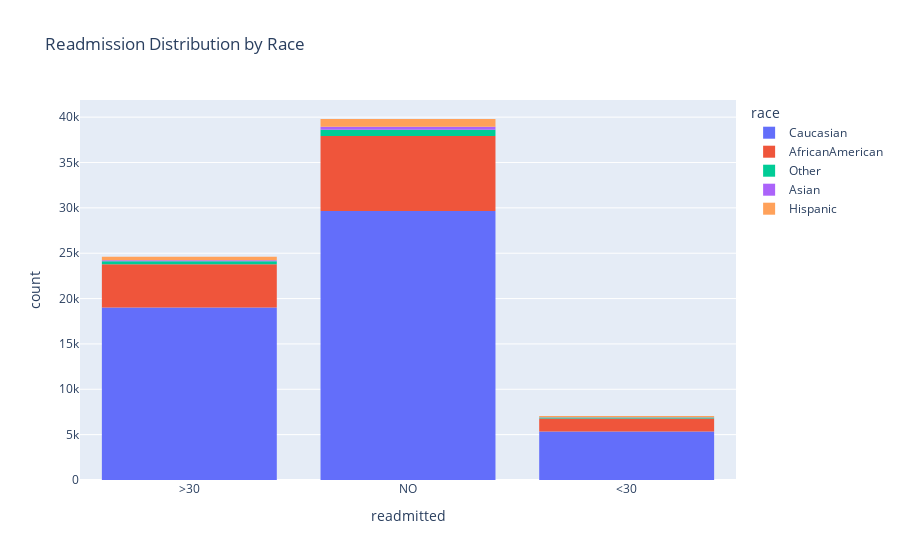
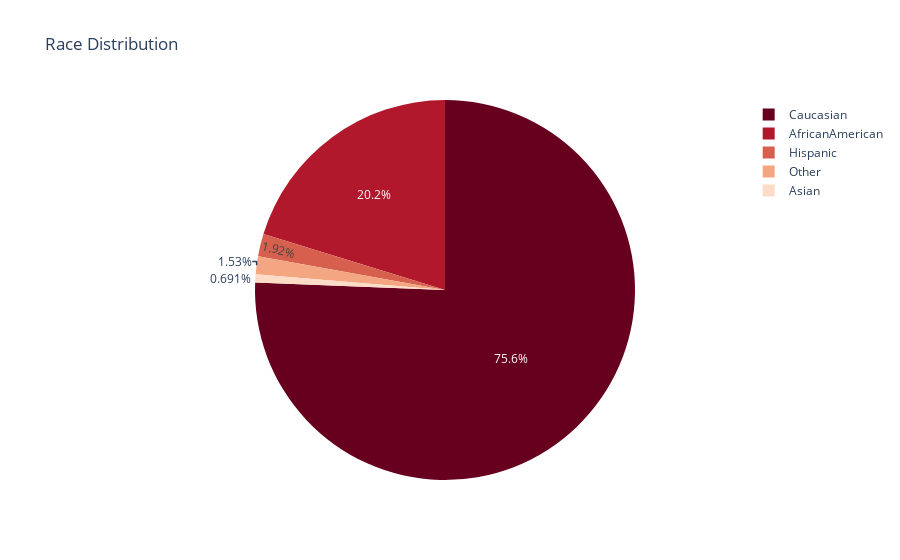
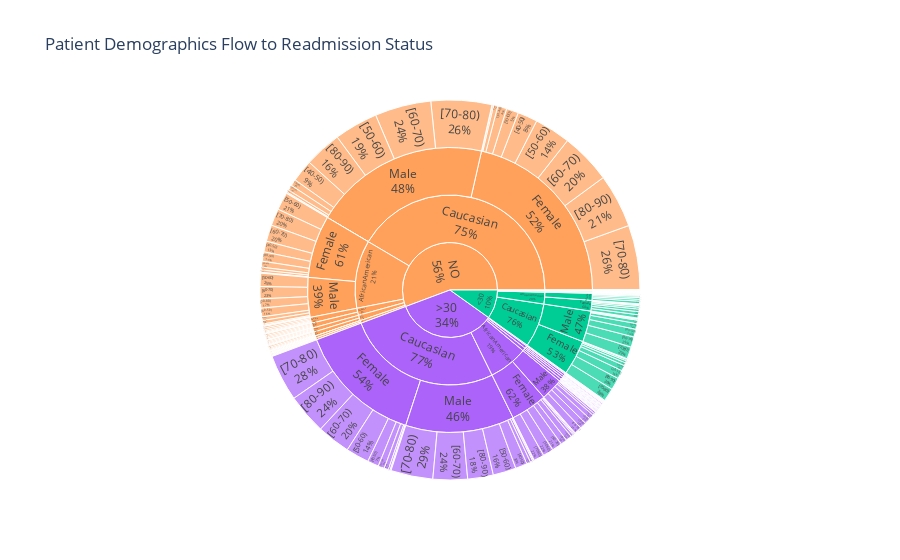

Source (notebook cell) for these figures, in order:
### Code cell
# histogram
import plotly.express as px
fig = px.histogram(df, x='readmitted', nbins=90, color='race', 
                   title='Readmission Distribution by Race')
fig.show()


# pie
fig = px.pie(df, names='race', 
             # pallete
            color_discrete_sequence=px.colors.sequential.RdBu,
            title='Race Distribution')
fig.show()



# Sunburst: Readmission → Race → Gender → Age
fig = px.sunburst(df, 
                  path=['readmitted', 'race', 'gender', 'age'],
                  title='Patient Demographics Flow to Readmission Status',
                  color='readmitted',
                  color_discrete_map={'0': '#2ecc71', '1': '#e74c3c'})
fig.update_traces(textinfo='label+percent parent')
fig.show()



# Age Distribution
plt.figure(figsize=(10, 5))
sns.countplot(data=df, x='age', order=sorted(df['age'].unique()), palette='viridis')
plt.title('Patient Age Distribution', fontsize=14, weight='bold')
plt.xlabel('Age Group', fontsize=12)
plt.ylabel('Count', fontsize=12)
plt.xticks(rotation=45)
plt.tight_layout()
plt.show()

### Figure 1 — Plotly figure (JSON) as saved in the notebook; plotly's stock layout.template omitted (floating-point values rounded to 4 significant figures; data arrays with more than 128 entries replaced by an {"elided": "..."} marker saying what was removed)
{"data": [{"bingroup": "x", "hovertemplate": "race=Caucasian<br>readmitted=%{x}<br>count=%{y}<extra></extra>", "legendgroup": "Caucasian", "marker": {"color": "#636efa", "pattern": {"shape": ""}}, "name": "Caucasian", "nbinsx": 90, "orientation": "v", "showlegend": true, "type": "histogram", "x": {"elided": "54036 str values"}, "xaxis": "x", "yaxis": "y"}, {"bingroup": "x", "hovertemplate": "race=AfricanAmerican<br>readmitted=%{x}<br>count=%{y}<extra></extra>", "legendgroup": "AfricanAmerican", "marker": {"color": "#EF553B", "pattern": {"shape": ""}}, "name": "AfricanAmerican", "nbinsx": 90, "orientation": "v", "showlegend": true, "type": "histogram", "x": {"elided": "14464 str values"}, "xaxis": "x", "yaxis": "y"}, {"bingroup": "x", "hovertemplate": "race=Other<br>readmitted=%{x}<br>count=%{y}<extra></extra>", "legendgroup": "Other", "marker": {"color": "#00cc96", "pattern": {"shape": ""}}, "name": "Other", "nbinsx": 90, "orientation": "v", "showlegend": true, "type": "histogram", "x": {"elided": "1090 str values"}, "xaxis": "x", "yaxis": "y"}, {"bingroup": "x", "hovertemplate": "race=Asian<br>readmitted=%{x}<br>count=%{y}<extra></extra>", "legendgroup": "Asian", "marker": {"color": "#ab63fa", "pattern": {"shape": ""}}, "name": "Asian", "nbinsx": 90, "orientation": "v", "showlegend": true, "type": "histogram", "x": {"elided": "494 str values"}, "xaxis": "x", "yaxis": "y"}, {"bingroup": "x", "hovertemplate": "race=Hispanic<br>readmitted=%{x}<br>count=%{y}<extra></extra>", "legendgroup": "Hispanic", "marker": {"color": "#FFA15A", "pattern": {"shape": ""}}, "name": "Hispanic", "nbinsx": 90, "orientation": "v", "showlegend": true, "type": "histogram", "x": {"elided": "1373 str values"}, "xaxis": "x", "yaxis": "y"}], "layout": {"barmode": "relative", "legend": {"title": {"text": "race"}, "tracegroupgap": 0}, "title": {"text": "Readmission Distribution by Race"}, "xaxis": {"anchor": "y", "domain": [0, 1], "title": {"text": "readmitted"}}, "yaxis": {"anchor": "x", "domain": [0, 1], "title": {"text": "count"}}}}

### Figure 2 — Plotly figure (JSON) as saved in the notebook; plotly's stock layout.template omitted (floating-point values rounded to 4 significant figures; data arrays with more than 128 entries replaced by an {"elided": "..."} marker saying what was removed)
{"data": [{"domain": {"x": [0, 1], "y": [0, 1]}, "hovertemplate": "race=%{label}<extra></extra>", "labels": {"elided": "71457 str values"}, "legendgroup": "", "name": "", "showlegend": true, "type": "pie"}], "layout": {"legend": {"tracegroupgap": 0}, "piecolorway": ["rgb(103,0,31)", "rgb(178,24,43)", "rgb(214,96,77)", "rgb(244,165,130)", "rgb(253,219,199)", "rgb(247,247,247)", "rgb(209,229,240)", "rgb(146,197,222)", "rgb(67,147,195)", "rgb(33,102,172)", "rgb(5,48,97)"], "title": {"text": "Race Distribution"}}}

### Figure 3 — Plotly figure (JSON) as saved in the notebook; plotly's stock layout.template omitted (floating-point values rounded to 4 significant figures; data arrays with more than 128 entries replaced by an {"elided": "..."} marker saying what was removed)
{"data": [{"branchvalues": "total", "customdata": {"elided": "304x1 str values"}, "domain": {"x": [0, 1], "y": [0, 1]}, "hovertemplate": "labels=%{label}<br>count=%{value}<br>parent=%{parent}<br>id=%{id}<br>readmitted=%{customdata[0]}<extra></extra>", "ids": {"elided": "304 str values"}, "labels": {"elided": "304 str values"}, "marker": {"colors": {"elided": "304 str values"}}, "name": "", "parents": {"elided": "304 str values"}, "textinfo": "label+percent parent", "type": "sunburst", "values": {"elided": "304 int values"}}], "layout": {"legend": {"tracegroupgap": 0}, "title": {"text": "Patient Demographics Flow to Readmission Status"}}}
